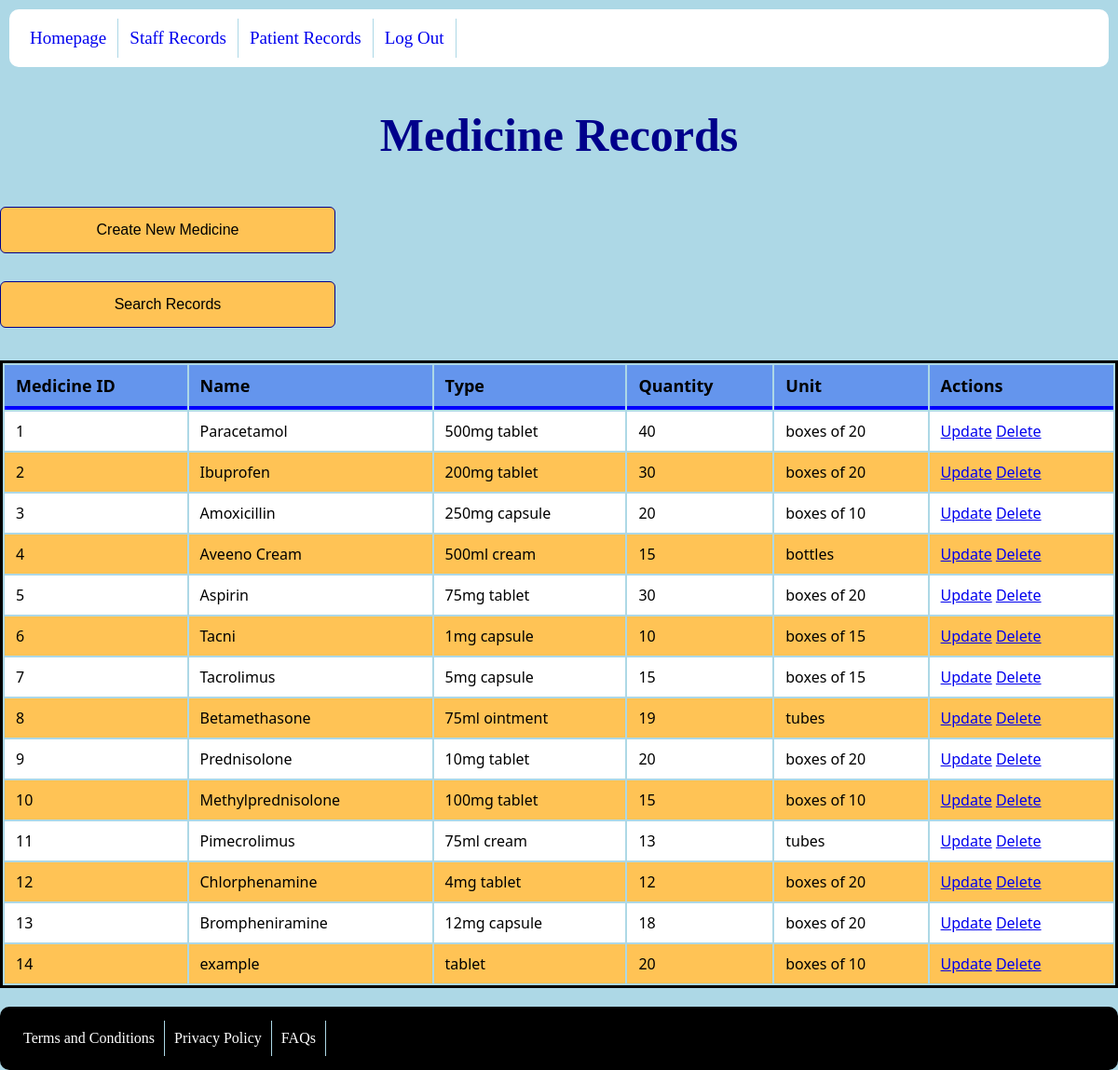
The app's page /medicine/medicine-records.php (signed in) with its own data.
### tables this page shows
CREATE TABLE `medicine` (
  `medicine_id` int(11) NOT NULL,
  `medicine_name` text NOT NULL,
  `type` text NOT NULL,
  `quantity_in_stock` int(11) NOT NULL,
  `unit` varchar(50) NOT NULL
);

### includes/header-config.php (called while the page is built)
<?php
    $navigationLinks = array(
        'doctor' => array(
            'Homepage' => '../login/index.php',
            'Patient Records' => '../patient/patient-records.php',
            'Diagnosis Records' => '../diagnosis/diagnosis-records.php',
            'Prescriptions' => '../prescription/prescriptions.php',
            'Medicine Records' => '../medicine/medicine-records.php',
            'Lab Tests' => '../labTest/lab-tests.php',
            'Log Out' => '../login/logout.php'
        ),
        'pharmacist' => array(
            'Homepage' => '../login/index.php',
            'Prescriptions' => '../prescription/prescriptions.php',
            'Medicine Records' => '../medicine/medicine-records.php',
            'Patient Records' => '../patient/patient-records.php',
            'Log Out' => '../login/logout.php'
        ),
        'lab technician' => array(
            'Homepage' => '../login/index.php',
            'Patient Records' => '../patient/patient-records.php',
            'Lab Tests' => '../labTest/lab-tests.php',
            'Log Out' => '../login/logout.php'
        ),
        'admin' => array(
            'Homepage' => '../login/index.php',
            'Staff Records' => '../staffUser/staff-records.php',
            'Patient Records' => '../patient/patient-records.php',
            'Log Out' => '../login/logout.php'
        )
    );
?>

### medicine/viewMedicineSql.php (called while the page is built, shortened)
<?php
function getMedicine(){
    $conn = new mysqli(DB_HOST, DB_USER, DB_PASSWORD, DB_NAME);
    $sql = "SELECT * FROM medicine";
    $result = $conn->query($sql);
    $medicine = [];
    if ($result->num_rows > 0) {
        while ($row = $result->fetch_assoc()) {
            $medicine[] = $row;
        }
    }
    return $medicine;
}

### medicine/medicine-records.php (the view, shortened to what this page needs)
<!DOCTYPE html>
<html lang="en">
<head>
    <link href="../css/desktop.css" media="only screen and (min-width:720px)" rel="stylesheet" type="text/css">
    <link href="../css/mobile.css" media="only screen and (max-width:720px)" rel="stylesheet" type="text/css">
</head>
<body>
    <div class="container">
        <?php
            include("../medicine/viewMedicineSql.php");
            $medicine = getMedicine();
            include("../includes/header.php");
        ?>
        <main>
            <h1>Medicine Records</h1>
            <form action="../medicine/createMedicine.php">
                <input type="submit" value="Create New Medicine" />
            </form>
            <form action="../medicine/searchForMedicine.php">
                <input type="submit" value="Search Records" />
            </form>
            <div class="table-container">
                <table>
                    <thead>
                        <tr>
                            <th>Medicine ID</th>
                            <th>Name</th>
                            <th>Type</th>
                            <th>Quantity</th>
                            <th>Unit</th>
                            <th>Actions</th>
                        </tr>
                    </thead>
                    <tbody>
                        <?php foreach ($medicine as $medicine): ?>
                            <tr>
                                <td><?php echo $medicine['medicine_id']; ?></td>
                                <td><?php echo $medicine['medicine_name']; ?></td>
                                <td><?php echo $medicine['type']; ?></td>
                                <td><?php echo $medicine['quantity_in_stock']; ?></td>
                                <td><?php echo $medicine['unit']; ?></td>
                                <td>
                                    <a href="../medicine/updateMedicine.php?mid=<?php echo $medicine['medicine_id']; ?>">Update</a>
                                    <a href="../medicine/deleteMedicine.php?mid=<?php echo $medicine['medicine_id']; ?>">Delete</a>
                                </td>
                            </tr>
                        <?php endforeach; ?>
                    </tbody>
                </table>
        </main>
        <?php
            include("../includes/footer.php");
        ?>
    </div>
</body>
</html>

### includes/header.php (shortened to what this page needs)
<?php
    require_once('../includes/header-config.php');
    if (isset($_SESSION['role']) && isset($navigationLinks[$_SESSION['role']])) {
        $role = $_SESSION['role'];
        echo '<ul class="nav-menu">';
        foreach ($navigationLinks[$role] as $title => $link) {
            echo '<li><a href="' . $link . '">' . $title . '</a></li>';
        }
        echo '</ul>';
    } else {
        header("Location: ../login/login.php");
        exit();
    }
?>

### includes/footer.php
<footer>
    <nav>
        <ul>
            <li>Terms and Conditions</li>
            <li>Privacy Policy</li>
            <li>FAQs</li>
        </ul>
    </nav>
</footer>

### css/desktop.css (style rules this page uses)
body { background-color: lightblue; margin: 0; display: flex; justify-content: center; align-items: center; }
.container { width:100%; margin: 0 auto; max-width: 1200px; min-width: 600px; display: flex; flex-direction: column; min-height:100vh; min-height:100svh; }
footer { background-color:black; color:white; padding:15px; border-radius: 10px; position: relative; margin-top:auto; }
footer li { padding: 10px; display: flex; text-align: center; text-decoration: none; list-style-type: none; }
ul.nav-menu { background-color:white; border-radius:10px; display: flex; list-style-type: none; padding: 10px; margin: 10px; overflow: hidden; }
li { float: left; border-right:1px solid lightblue; }
li a { display: block; text-align: center; padding: 10px 12px; font-size:19px; text-decoration: none; }
h1 { font-size: 50px; color:darkblue; text-align: center; }
ul { list-style-type: none; margin: 0; padding: 0; overflow: hidden; }
input, select { width: 100%; display:inline-block; padding: 11px 20px; margin-top: 10px; box-sizing: border-box; border-radius: 6px; font-size:15px; }
button, input[type=submit] { background-color: #FFC355; color: black; border: 1px darkblue solid; border-radius: 6px; padding: 15px 32px; text-align: center; text-decoration: none; display: inline-block; font-size: 16px; cursor: pointer; width:30%; margin-top:15px; margin-bottom:15px; }
form { font-size: 20px; border-radius:20px; }
table { width: 100%; border:3px solid black; margin-top:20px; margin-bottom:20px; }
th, td { padding: 10px 12px; text-align: left; font-family: 'Segoe UI', Tahoma, Geneva, Verdana, sans-serif; }
th { font-size:18px; border-bottom: 4px solid blue; background-color: cornflowerblue; }
tr:nth-child(odd) { background-color: #fff; }
tr:nth-child(even) { background-color: #FFC355; }
:root { --delay: 0; --duration: 800ms; --iterations: 1; }

### css/mobile.css (style rules this page uses)
body { background-color: lightblue; margin: 0; display: flex; justify-content: center; align-items: center; }
main { margin:5px; }
h1 { font-size: 40px; color:darkblue; text-align: center; }
.container { width:100%; margin:auto; display: flex; flex-direction: column; min-height:100vh; min-height:100svh; }
footer { background-color:black; color:white; padding:15px; border-radius: 10px; position: relative; margin-top:auto; }
footer li { padding: 10px; display: flex; text-align: center; text-decoration: none; list-style-type: none; }
ul.nav-menu { background-color:white; border-radius:6px; list-style:none; padding-left:0; margin:0; display:flex; flex-direction:column; font-weight:bold; font-size:17px; }
ul.nav-menu li { border-bottom:1px solid lightblue; padding:5px; }
ul.nav-menu li a { display:inline-block; text-decoration:none; width:100%; padding:8px 0; }
ul { list-style-type: none; margin: 0; padding: 0; overflow: hidden; }
input, select { width: 100%; display:inline-block; padding: 11px 20px; margin: 15px 0; box-sizing: border-box; border-radius: 6px; font-size:15px; }
button, input[type=submit] { background-color: #FFC355; color: black; padding: 14px 20px; border: none; width: 100%; margin-top:15px; margin-bottom:15px; border-radius: 6px; border: 1px darkblue solid; }
input[type=submit] { width: 100%; }
form { font-size: 20px; padding:10px; border-radius:20px; }
.table-container { max-height: 400px; overflow-y: auto; padding-bottom:20px; }
.table-container table { width: 100%; }
.table-container th, .table-container td { padding: 8px; padding: 10px 12px; text-align: left; }
.table-container th { position: sticky; top: 0; border-bottom: 2px solid blue; background-color: cornflowerblue; z-index: 1; }
.table-container tr:nth-child(odd) { background-color: #fff; }
.table-container tr:nth-child(even) { background-color: #FFC355; }
:root { --delay: 0; --duration: 800ms; --iterations: 1; }

### records on screen
medicine: medicine_id "1", medicine_name "Paracetamol", type "500mg tablet", quantity_in_stock "40", unit "boxes of 20"
medicine: medicine_id "2", medicine_name "Ibuprofen", type "200mg tablet", quantity_in_stock "30", unit "boxes of 20"
medicine: medicine_id "3", medicine_name "Amoxicillin", type "250mg capsule", quantity_in_stock "20", unit "boxes of 10"
medicine: medicine_id "4", medicine_name "Aveeno Cream", type "500ml cream", quantity_in_stock "15", unit "bottles"
medicine: medicine_id "5", medicine_name "Aspirin", type "75mg tablet", quantity_in_stock "30", unit "boxes of 20"
medicine: medicine_id "6", medicine_name "Tacni", type "1mg capsule", quantity_in_stock "10", unit "boxes of 15"
medicine: medicine_id "7", medicine_name "Tacrolimus", type "5mg capsule", quantity_in_stock "15", unit "boxes of 15"
medicine: medicine_id "8", medicine_name "Betamethasone", type "75ml ointment", quantity_in_stock "19", unit "tubes"
medicine: medicine_id "9", medicine_name "Prednisolone", type "10mg tablet", quantity_in_stock "20", unit "boxes of 20"
medicine: medicine_id "10", medicine_name "Methylprednisolone", type "100mg tablet", quantity_in_stock "15", unit "boxes of 10"
medicine: medicine_id "11", medicine_name "Pimecrolimus", type "75ml cream", quantity_in_stock "13", unit "tubes"
medicine: medicine_id "12", medicine_name "Chlorphenamine", type "4mg tablet", quantity_in_stock "12", unit "boxes of 20"
medicine: medicine_id "13", medicine_name "Brompheniramine", type "12mg capsule", quantity_in_stock "18", unit "boxes of 20"
medicine: medicine_id "14", medicine_name "example", type "tablet", quantity_in_stock "20", unit "boxes of 10"

### other values on screen
$title "Homepage"
$title "Staff Records"
$title "Patient Records"
$title "Log Out"
